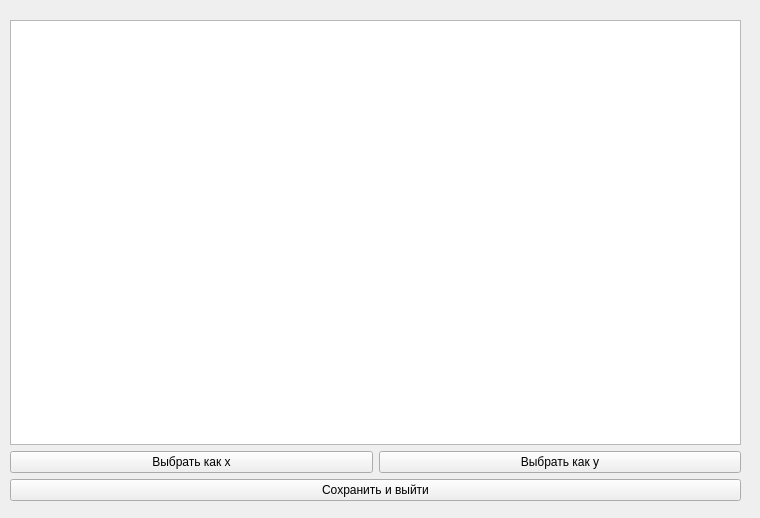
<?xml version="1.0" encoding="UTF-8"?>
<ui version="4.0">
 <class>Form</class>
 <widget class="QWidget" name="Form">
  <property name="geometry">
   <rect>
    <x>0</x>
    <y>0</y>
    <width>760</width>
    <height>518</height>
   </rect>
  </property>
  <property name="windowTitle">
   <string>Form</string>
  </property>
  <widget class="QWidget" name="verticalLayoutWidget">
   <property name="geometry">
    <rect>
     <x>10</x>
     <y>20</y>
     <width>731</width>
     <height>481</height>
    </rect>
   </property>
   <layout class="QVBoxLayout" name="verticalLayout">
    <item>
     <widget class="QTableView" name="dbView"/>
    </item>
    <item>
     <layout class="QHBoxLayout" name="horizontalLayout">
      <item>
       <widget class="QPushButton" name="chsxButton">
        <property name="text">
         <string>Выбрать как x</string>
        </property>
       </widget>
      </item>
      <item>
       <widget class="QPushButton" name="chsyButton">
        <property name="text">
         <string>Выбрать как y</string>
        </property>
       </widget>
      </item>
     </layout>
    </item>
    <item>
     <widget class="QPushButton" name="closeButton">
      <property name="text">
       <string>Сохранить и выйти</string>
      </property>
     </widget>
    </item>
   </layout>
  </widget>
 </widget>
 <resources/>
 <connections/>
</ui>
